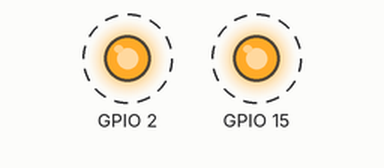
A program run on a simulated ESP32. Shown: output pins drawn as LEDs (lit = HIGH). Dashed ring = blinking. What the program prints to the serial monitor is not drawn.

Above: at 0.1 s.
Timing chart, 0 to 3.0 s (numbered marks = the images above):
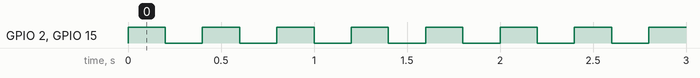

Measured:
- by itself, GPIO 2, GPIO 15: alternates HIGH for 0.20 s and LOW for 0.20 s

The program:

main.cpp
```cpp
/**************************************
* Exemplo para criar tarefas em nucleos diferentes
* Por: Flávio Sanches
* Data: 01/2026
***************************************/
/*Biblioteca do Arduino*/
#include <Arduino.h>
/*Biblioteca do FreeRTOS*/
#include <freertos/FreeRTOS.h>
#include <freertos/task.h>

/*mapeamento de pinos*/
#define LED1 2
#define LED2 15

/*Variaveis para armazenamento do handle das tasks*/
TaskHandle_t task1Handle = NULL;
TaskHandle_t task2Handle = NULL;
TaskHandle_t task3Handle = NULL;

/*protótipos das Task*/

void vTaskBlink( void * pvParameters );
void vTask2( void * pvParameters );

/*variaveis auxiliares*/
int valor = 500;

void setup() {
    Serial.begin(9600);
    xTaskCreatePinnedToCore(vTaskBlink, "TASK1", configMINIMAL_STACK_SIZE, (void*)LED1, 1, &task1Handle, APP_CPU_NUM);
    xTaskCreatePinnedToCore(vTask2, "TASK2", configMINIMAL_STACK_SIZE+1024, (void*)valor, 2, &task2Handle, PRO_CPU_NUM);
    xTaskCreatePinnedToCore(vTaskBlink, "TASK1", configMINIMAL_STACK_SIZE, (void*)LED2, 1, &task3Handle, APP_CPU_NUM);
}


void loop() {
  vTaskDelay(3000);
}

void vTaskBlink( void * pvParameters )
{
    int pin = (int) pvParameters;
    pinMode(pin, OUTPUT);
    while(1)
    {
        digitalWrite(pin, !digitalRead(pin)); // Inverte o estado do LED
        vTaskDelay(pdMS_TO_TICKS(200)); // Aguarda 200 ms;

    }
}

void vTask2( void * pvParameters ){
  int cont = (int) pvParameters;
    while(1){
        Serial.println("TASK 2: "+String(cont++));
        vTaskDelay(pdMS_TO_TICKS(1000)); // Aguarda 1000 ms;
    }
}
```
